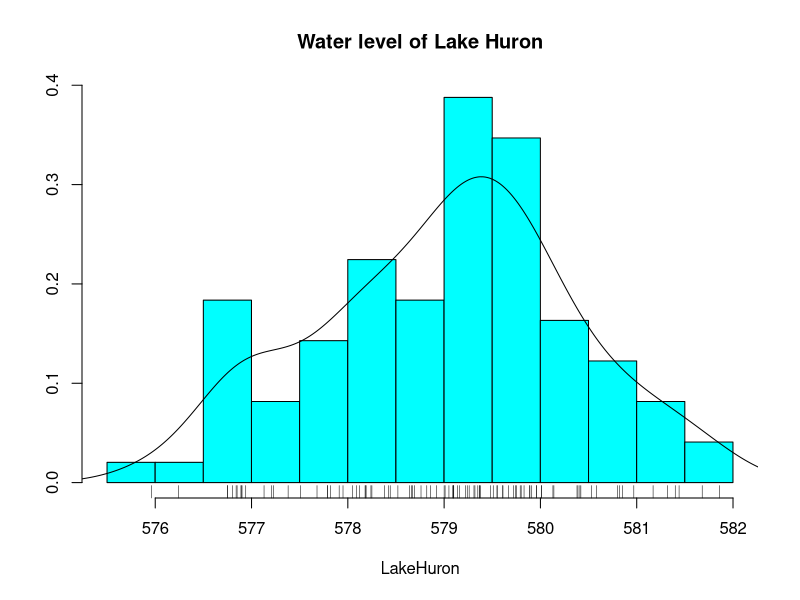
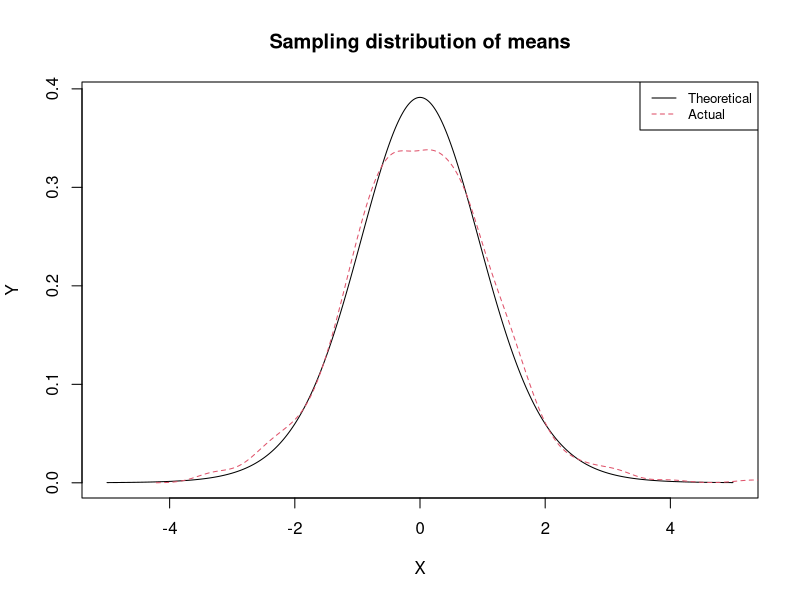
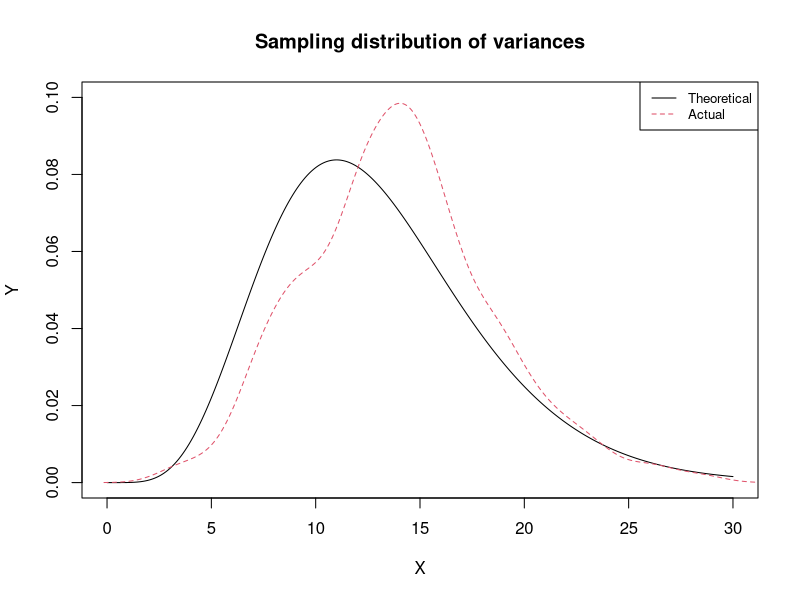

Here is the R script that generated these plots, in order:
## ---- chunk 1
library(MASS)
set.seed(18081932)

data.summary <- summary(LakeHuron)
print(data.summary)
## ---- chunk 2
upper.fluctuation <- (data.summary[6] - data.summary[4])/data.summary[4]
lower.fluctuation <- (data.summary[4] - data.summary[1])/data.summary[4]

up <- round(upper.fluctuation * 100, 2)
cat(paste(sep = "", "The highest level is ", up, "% above the mean.\n"))

dn <- round(lower.fluctuation * 100, 2)
cat(paste(sep = "", "The lowest level is ", dn, "% below the mean.\n"))
## ---- chunk 3
truehist(LakeHuron, nbins = 14, main = "Water level of Lake Huron")
lines(density(LakeHuron))
rug(LakeHuron)
## ---- chunk 4
sig.p <- 0.05 # Significant p-value.
normality.result <- shapiro.test(LakeHuron)
p.val <- round(normality.result[["p.value"]], 3)
if (p.val > sig.p) {
  cat(paste(sep = "", "Shapiro-Wilk test has p-value ", p.val, ".\n"))
  cat(paste(sep = "", "Data is normal ", "at significance level ", sig.p, ".\n"))
} else {
  cat(paste(sep = "", "Shapiro-Wilk test has p-value ", p.val, ".\n"))
  cat(paste(sep = "", "Data is NOT normal ", "at significance level ", sig.p, ".\n"))
}
## ---- chunk 5
population.size <- length(LakeHuron)
sample.size <- population.size / 7
n.samples <- 500

sample_stats <- function(i) {
  # This function has a dummy argument. We have it so that it can be invoked
  # through an apply family of functions.
  s <-
    LakeHuron[sample(population.size, sample.size, replace = TRUE)]
  c(mean(s), sd(s))
}

sample.stats <- sapply(1:n.samples, sample_stats)
population.mean <- mean(LakeHuron)
sample.t <-
  (sample.stats[1,] - population.mean) / (sample.stats[2,] / sqrt(sample.size))

# Get the domain of the t-distribution that best fits our standardized sample 
# means.
L <- round(max(abs(range(sample.t))))
X <- seq(from = -L, to = L, length.out = n.samples)
Y <- dt(X, df = sample.size - 1)
plot(X, Y, type = "l", lty = 1, col = 1)
lines(density(sample.t), lty = 2, col = 2)
legend.text <- c("Theoretical", "Actual")
legend("topright", col = c(1, 2), lty = c(1, 2), legend = legend.text, cex = 0.8)
title(main = "Sampling distribution of means")
## ---- chunk 6
sample.var <- sample.stats[2, ]^2

# The var function of R always computes the sample variance.
population.var <- var(LakeHuron) * (sample.size - 1)/sample.size

sample.chisq <- (sample.size - 1) * sample.var/population.var
X.left <- seq(from = 0, to = 10, length.out = 100)
X.right <- seq(from = 10, to = 30, length.out = n.samples - length(X.left))
X <- c(X.left, X.right)
Y <- dchisq(X, df = sample.size - 1)
# We compute the density separately so that we can estimate the extent of the
# y-axis.
D <- density(sample.chisq)
plot(X, Y, type = "l", lty = 1, col = 1, ylim = c(0, round(range(D$y)[2], 1)))
lines(D, lty = 2, col = 2)
legend.text <- c("Theoretical", "Actual")
legend("topright", col = c(1, 2), lty = c(1, 2), legend = legend.text, cex = 0.8)
title(main = "Sampling distribution of variances")
